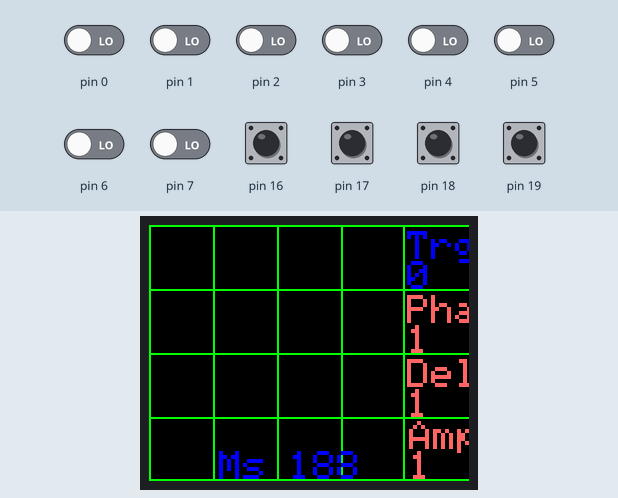
Bench run of a sketch on a simulated Arduino Uno, built with avr-gcc and run on an emulated ATmega328P. On the bench: 160×128 colour display. Inputs (shaded band) come from the test bench; at power-on: pin 16–19 HIGH, pin 0–7 LOW.

Above: at 1.2 s.
1.3 s: pin 16 pulled LOW for 0.15 s
At 2.9 s:
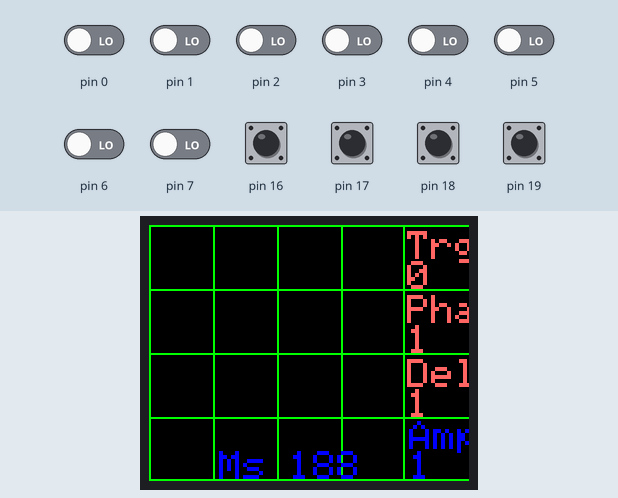
4.4 s: pin 17 pulled LOW for 1 s
At 6.6 s:
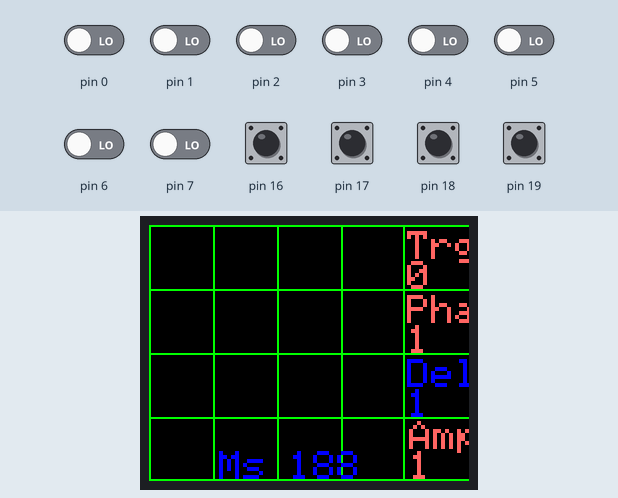
8.4 s: pin 19 pulled LOW for 0.15 s
At 9.5 s:
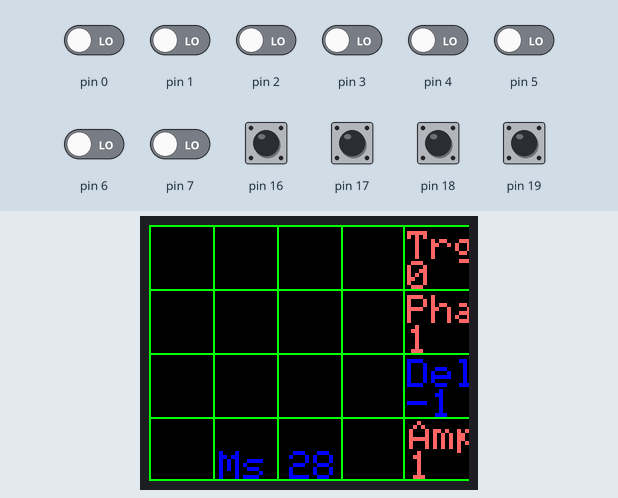
11.5 s: pin 2 driven HIGH
At 12.3 s:
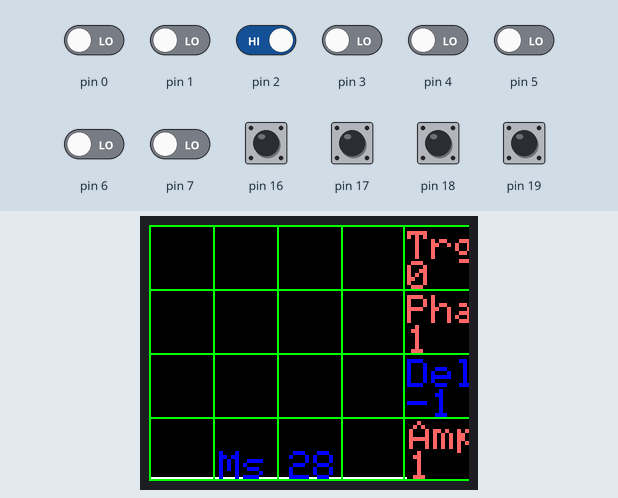
13.2 s: pin 18 pulled LOW for 0.15 s
At 14.8 s:
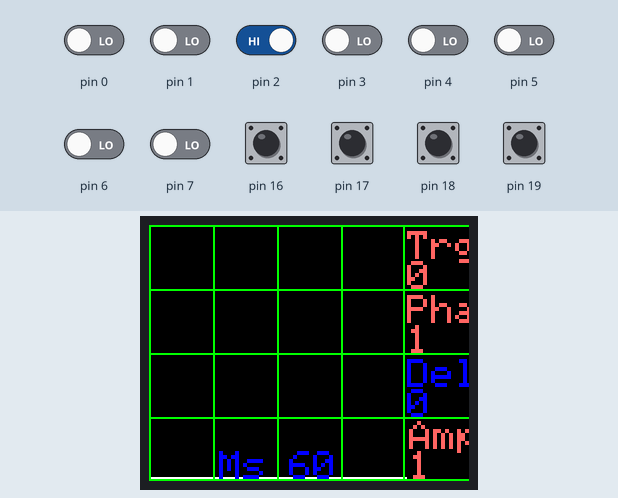
15.1 s: pin 1 driven HIGH
At 17.1 s:
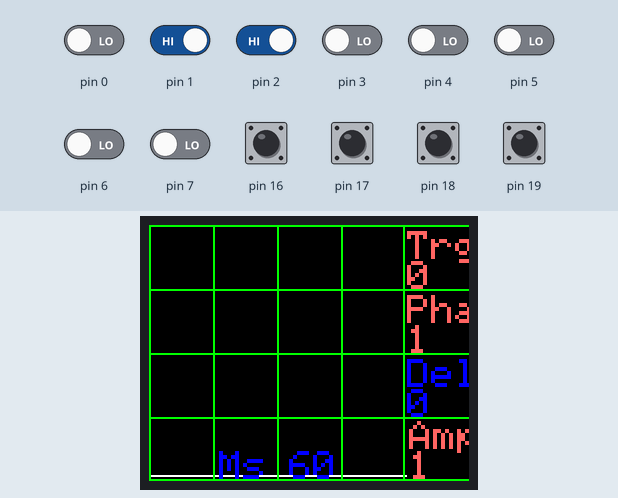
Timing chart, 0 to 18.6 s (numbered marks = the images above; inputs shaded):
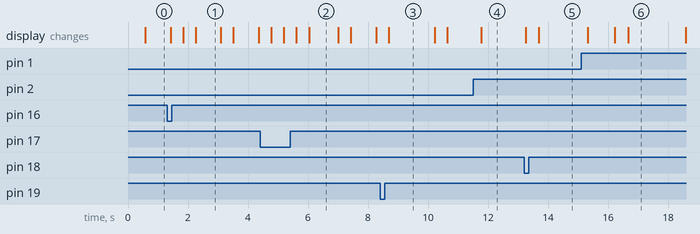

Measured:
- after the input at 1.3 s, the display: changes after 0.12 s (image 1)
- after the input at 4.4 s, the display: changes after 0.38 s (image 2)
- after the input at 11.5 s, the display: changes after 0.27 s (image 4)
- after the input at 13.2 s, the display: first changes after 0.05 s (image 5 shows a later state)
- what the display in image 1 shows lasts 0.8 s, from 2.3 s to 3.1 s
- what the display in image 2 shows lasts 1.0 s, from 6.0 s to 7.0 s
- what the display in image 3 shows lasts 1.5 s, from 8.7 s to 10.2 s

The sketch:

_1_8_PIND_TFT_Oscope2.ino
```cpp
/************************************
 1.8 SPI PIND TFT Oscope
 Reads the D0-D7 pins using PIND,
 and shows the value on the screen.
 Created 7 july 2015 by Bob Davis
 Updated August 20 2015 gain in software
**************************************/
#include <TFT.h>  // Arduino LCD library
#include <SPI.h>

// pin definition for the Uno LCD
#define rst  8
#define dc   9
#define cs   10
TFT TFTscreen = TFT(cs, dc, rst);

// set up variables
int xPos = 0;
char buf[12];
int Input=0;
byte Sample[160];
int StartSTime=0;
int EndSTime=0;
int STime=0;
int trigger=64;
int trigphase=1;
int tdelay=1;
int select=1;
int gain=1;

void setup(){
  // initialize the display
  TFTscreen.begin();
  // clear the screen
  TFTscreen.background(0, 0, 0);
  // Set the font size
  TFTscreen.setTextSize(2);
  // A to D input pins
  pinMode(0, INPUT);
  pinMode(1, INPUT);
  pinMode(2, INPUT);
  pinMode(3, INPUT);
  pinMode(4, INPUT);
  pinMode(5, INPUT);
  pinMode(6, INPUT);
  pinMode(7, INPUT);
  // Push button switches
  pinMode(16, INPUT_PULLUP);
  pinMode(17, INPUT_PULLUP);
  pinMode(18, INPUT_PULLUP);
  pinMode(19, INPUT_PULLUP);
}

void loop(){
  // wait for a positive going trigger
  if (trigphase==1){
    for (int timeout=0; timeout < 1000; timeout++){
      Input = PIND;
      if (Input < trigger) break;  }
    for (int timeout=0; timeout < 1000; timeout++){
      Input = PIND;
      if (Input > trigger) break;  }
    }
  // wait for a negative going trigger
  if (trigphase==0){
    for (int timeout=0; timeout < 1000; timeout++){
      Input = PIND;
      if (Input > trigger) break;  }
    for (int timeout=0; timeout < 1000; timeout++){
      Input = PIND;
      if (Input < trigger) break;  }
    }
  // quickly collect the data with no delay
  if (tdelay==-1){
    StartSTime = micros();
    Sample[0]=PIND;
    Sample[1]=PIND;     Sample[2]=PIND;    Sample[3]=PIND;
    Sample[4]=PIND;     Sample[5]=PIND;    Sample[6]=PIND;
    Sample[7]=PIND;     Sample[8]=PIND;    Sample[9]=PIND;
    Sample[10]=PIND;    Sample[11]=PIND;    Sample[12]=PIND;
    Sample[13]=PIND;    Sample[14]=PIND;    Sample[15]=PIND;
    Sample[16]=PIND;    Sample[17]=PIND;    Sample[18]=PIND;
    Sample[19]=PIND;    Sample[20]=PIND;    Sample[21]=PIND;
    Sample[22]=PIND;    Sample[23]=PIND;    Sample[24]=PIND;
    Sample[25]=PIND;    Sample[26]=PIND;    Sample[27]=PIND;
    Sample[28]=PIND;    Sample[29]=PIND;    Sample[30]=PIND;
    Sample[31]=PIND;    Sample[32]=PIND;    Sample[33]=PIND;
    Sample[34]=PIND;    Sample[35]=PIND;    Sample[36]=PIND;
    Sample[37]=PIND;    Sample[38]=PIND;    Sample[39]=PIND;
    Sample[40]=PIND;    Sample[41]=PIND;    Sample[42]=PIND;
    Sample[43]=PIND;    Sample[44]=PIND;    Sample[45]=PIND;
    Sample[46]=PIND;    Sample[47]=PIND;    Sample[48]=PIND;
    Sample[49]=PIND;    Sample[50]=PIND;    Sample[51]=PIND;
    Sample[52]=PIND;    Sample[53]=PIND;    Sample[54]=PIND;
    Sample[55]=PIND;    Sample[56]=PIND;    Sample[57]=PIND;
    Sample[58]=PIND;    Sample[59]=PIND;    Sample[60]=PIND;
    Sample[61]=PIND;    Sample[62]=PIND;    Sample[63]=PIND;
    Sample[64]=PIND;    Sample[65]=PIND;    Sample[66]=PIND;
    Sample[67]=PIND;    Sample[68]=PIND;    Sample[69]=PIND;
    Sample[70]=PIND;    Sample[71]=PIND;    Sample[72]=PIND;
    Sample[73]=PIND;    Sample[74]=PIND;    Sample[75]=PIND;
    Sample[76]=PIND;    Sample[77]=PIND;    Sample[78]=PIND;
    Sample[79]=PIND;    Sample[80]=PIND;    Sample[81]=PIND;
    Sample[82]=PIND;    Sample[83]=PIND;    Sample[84]=PIND;
    Sample[85]=PIND;    Sample[86]=PIND;    Sample[87]=PIND;
    Sample[88]=PIND;    Sample[89]=PIND;    Sample[90]=PIND;
    Sample[91]=PIND;    Sample[92]=PIND;    Sample[93]=PIND;
    Sample[94]=PIND;    Sample[95]=PIND;    Sample[96]=PIND;
    Sample[97]=PIND;    Sample[98]=PIND;    Sample[99]=PIND;
    Sample[100]=PIND;    Sample[101]=PIND;    Sample[102]=PIND;
    Sample[103]=PIND;    Sample[104]=PIND;    Sample[105]=PIND;
    Sample[106]=PIND;    Sample[107]=PIND;    Sample[108]=PIND;
    Sample[109]=PIND;    Sample[110]=PIND;    Sample[111]=PIND;
    Sample[112]=PIND;    Sample[113]=PIND;    Sample[114]=PIND;
    Sample[115]=PIND;    Sample[116]=PIND;    Sample[117]=PIND;
    Sample[118]=PIND;    Sample[119]=PIND;    Sample[120]=PIND;
    Sample[121]=PIND;    Sample[122]=PIND;    Sample[123]=PIND;
    Sample[124]=PIND;    Sample[125]=PIND;    Sample[126]=PIND;
    Sample[127]=PIND;    Sample[128]=PIND;    Sample[129]=PIND;
    Sample[130]=PIND;
    EndSTime = micros();
  }
  // Collect the data with a no delay
  // It will not allow a delay of 0 so this is here to do that
  if (tdelay ==0){
    StartSTime = micros();
    for (int xpos=0; xpos <130; xpos++){
      Sample[xpos]=PIND;
    }
    EndSTime = micros();
  }
  // Collect the data with a variable delay
  if (tdelay > 0){
    StartSTime = micros();
    for (int xpos=0; xpos <130; xpos++){
      Sample[xpos]=PIND;
      delayMicroseconds(tdelay);
    }
    EndSTime = micros();
  }
  STime = EndSTime - StartSTime;
  // display the collected data
  for (int xpos = 0; xpos <160; xpos++){
    // select the color black = B,G,R
    TFTscreen.stroke(0, 0, 0);
    // erase the old line
    TFTscreen.line(xpos+1, 0, xpos+1, 160);
    // select the color white = B,G,R
    TFTscreen.stroke(255, 255, 255);
    // draw the trace line (xPos1, yPos1, xPos2, yPos2);0
    // if (xpos<128)TFTscreen.line(xpos, (Sample[xpos]/2), xpos+1, Sample[xpos+1]/2);
    if (xpos<128){
      if (gain==1){
        TFTscreen.line(xpos, (128-Sample[xpos]/2), xpos+1, 128-Sample[xpos+1]/2);
      }
      if (gain==2){
        TFTscreen.line(xpos, (192-Sample[xpos]*1), xpos+1, 192-Sample[xpos+1]*1);
      }
      if (gain==3){
        TFTscreen.line(xpos, (320-Sample[xpos]*2), xpos+1, 320-Sample[xpos+1]*2);
      }
      if (gain==4){
        TFTscreen.line(xpos, (448-Sample[xpos]*3), xpos+1, 448-Sample[xpos+1]*3);
      }
      if (gain==5){
        TFTscreen.line(xpos, (576-Sample[xpos]*4), xpos+1, 576-Sample[xpos+1]*4);
      }
    }

    // Set font color to green
    TFTscreen.stroke(0, 255, 0);
    // draw the green lines
    TFTscreen.line(xpos, 0, xpos+1, 0);
    TFTscreen.line(xpos, 32, xpos+1, 32);
    TFTscreen.line(xpos, 64, xpos+1, 64);
    TFTscreen.line(xpos, 96, xpos+1, 96);
    TFTscreen.line(xpos, 127, xpos+1, 127);
    // draw top to bottom green lines
    if (xpos==0) TFTscreen.line(xpos, 0, xpos,160);
    if (xpos==32) TFTscreen.line(xpos, 0, xpos,160);
    if (xpos==64) TFTscreen.line(xpos, 0, xpos,160);
    if (xpos==96) TFTscreen.line(xpos, 0, xpos,160);
    if (xpos==127) TFTscreen.line(xpos, 0, xpos,160);
  }

  // check the status of push button switches
  // now circular so only two switeches are required
  if (digitalRead(17) == 0) select++;
  if (digitalRead(16) == 0) select--;
  if (select >4) select=1;
  if (select <1) select=4;
  // update the trigger level
  if (select==1){
    if (digitalRead(18)==0) trigger++;
    if (digitalRead(19)==0) trigger--;
    if (trigger > 128) trigger=1;
    if (trigger < 1) trigger=128;
  }
  // change the trigger phase
  if (select==2){
    if (digitalRead(18)==0) trigphase++;
    if (digitalRead(19)==0) trigphase--;
    if (trigphase < 0) trigphase=1;
    if (trigphase > 1) trigphase=0;
  }
  // Change the amount of delay
  if (select==3){
    // increase delay
    if (digitalRead(18)==0){
      if (tdelay==500) tdelay=-1;
      if (tdelay==200) tdelay=500;
      if (tdelay==100) tdelay=200;
      if (tdelay==50) tdelay=100;
      if (tdelay==20) tdelay=50;
      if (tdelay==10) tdelay=20;
      if (tdelay==5) tdelay=10;
      if (tdelay==2) tdelay=5;
      if (tdelay==1) tdelay=2;
      if (tdelay==0) tdelay=1;
      if (tdelay==-1) tdelay=0;
    }
    if (digitalRead(19)==0){
      // decrease delay
      if (tdelay==-1) tdelay=500;
      if (tdelay==0) tdelay=-1;
      if (tdelay==1) tdelay=0;
      if (tdelay==2) tdelay=1;
      if (tdelay==5) tdelay=2;
      if (tdelay==10) tdelay=5;
      if (tdelay==20) tdelay=10;
      if (tdelay==50) tdelay=20;
      if (tdelay==100) tdelay=50;
      if (tdelay==200) tdelay=100;
      if (tdelay==500) tdelay=200;
    }
  }
  // Change the amount of gain
  if (select==4){
    if (digitalRead(18)==0) gain++;
    if (digitalRead(19)==0) gain--;
    if (gain > 5) gain=1;
    if (gain < 1) gain=5;
  }

  // Update the text on the right side
  // Set font color to bright blue
  TFTscreen.stroke(255, 100, 100);
  // if selected set font color to red
  if (select == 1)TFTscreen.stroke(0, 0, 255);
  TFTscreen.text( "Trg", 129, 3);
  TFTscreen.text( itoa(64-trigger, buf, 10), 129, 18);
  // Set font color to bright blue
  TFTscreen.stroke(255, 100, 100);
  // if selected set font color to red
  if (select == 2)TFTscreen.stroke(0, 0, 255);
  TFTscreen.text( "Pha", 129, 35);
  TFTscreen.text( itoa(trigphase, buf, 10), 129, 50);
  // Set font color to bright blue
  TFTscreen.stroke(255, 100, 100);
  // if selected set color to red
  if (select == 3)TFTscreen.stroke(0, 0, 255);
  TFTscreen.text( "Del", 129, 67);
  TFTscreen.text( itoa(tdelay, buf, 10), 129, 82);
  // Set font color to bright blue
  TFTscreen.stroke(255, 100, 100);
  // if selected set font color to red
  if (select == 4)TFTscreen.stroke(0, 0, 255);
  TFTscreen.text( "Amp", 130, 98);
  TFTscreen.text( itoa(gain, buf, 10), 130, 113);
  // display the sample time
  TFTscreen.stroke(0, 0, 255);
  TFTscreen.text( "Ms", 35, 113);
  TFTscreen.text( itoa(STime, buf, 10), 70, 113);
}
// End of program
```
